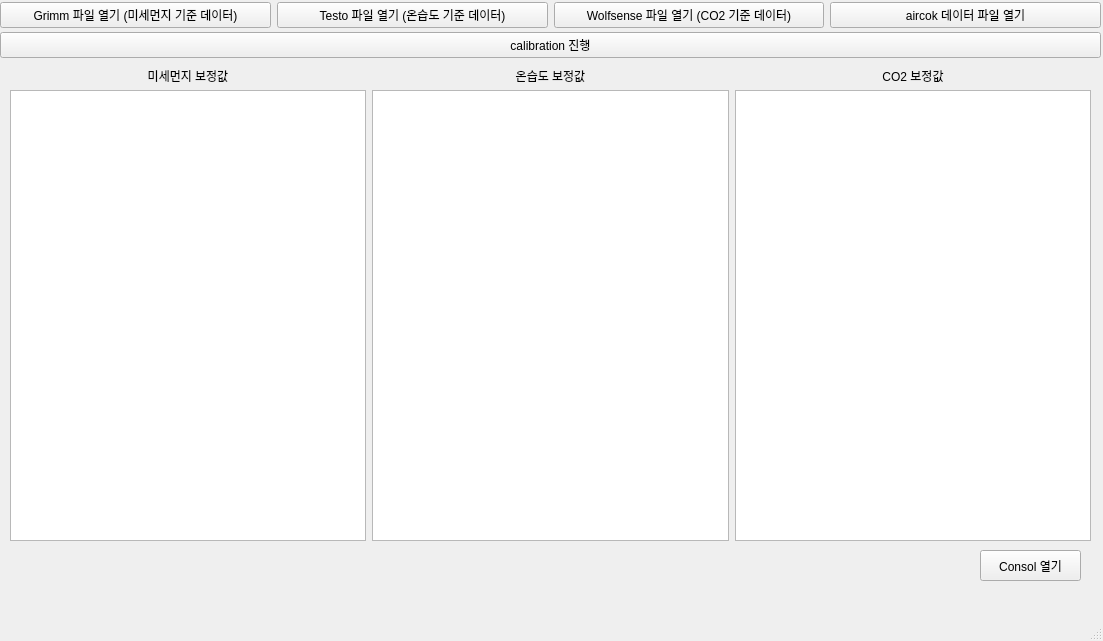
<?xml version="1.0" encoding="UTF-8"?>
<ui version="4.0">
    <class>MainWindow</class>
    <widget class="QMainWindow" name="MainWindow">
        <property name="geometry">
            <rect>
                <x>0</x>
                <y>0</y>
                <width>1103</width>
                <height>641</height>
            </rect>
        </property>3
        <property name="windowTitle">
            <string>MainWindow</string>
        </property>
        <widget class="QWidget" name="centralwidget">
            <widget class="QWidget" name="horizontalLayoutWidget">
                <property name="geometry">
                    <rect>
                        <x>0</x>
                        <y>0</y>
                        <width>1101</width>
                        <height>31</height>
                    </rect>
                </property>
                <layout class="QHBoxLayout" name="horizontalLayout">
                    <item>
                        <widget class="QPushButton" name="pushButton">
                            <property name="text">
                                <string>Grimm 파일 열기 (미세먼지 기준 데이터)</string>
                            </property>
                        </widget>
                    </item>3
                    <item>
                        <widget class="QPushButton" name="pushButton_2">
                            <property name="text">
                                <string>Testo 파일 열기 (온습도 기준 데이터)</string>
                            </property>
                        </widget>
                    </item>
                    <item>
                        <widget class="QPushButton" name="pushButton_3">
                            <property name="text">
                                <string>Wolfsense 파일 열기 (CO2 기준 데이터)</string>
                            </property>
                        </widget>
                    </item>
                    <item>
                        <widget class="QPushButton" name="pushButton_4">
                            <property name="text">
                                <string>aircok 데이터 파일 열기</string>
                            </property>
                        </widget>
                    </item>
                </layout>
            </widget>
            <widget class="QWidget" name="verticalLayoutWidget">
                <property name="geometry">
                    <rect>
                        <x>0</x>
                        <y>30</y>
                        <width>1101</width>
                        <height>31</height>
                    </rect>
                </property>
                <layout class="QVBoxLayout" name="verticalLayout">
                    <item>
                        <widget class="QPushButton" name="pushButton_5">
                            <property name="text">
                                <string>calibration 진행</string>
                            </property>
                        </widget>
                    </item>
                </layout>
            </widget>
            <widget class="QPushButton" name="pushButton_6">
                <property name="geometry">
                    <rect>
                        <x>980</x>
                        <y>550</y>
                        <width>101</width>
                        <height>31</height>
                    </rect>
                </property>
                <property name="text">
                    <string>Consol 열기</string>
                </property>
            </widget>
            <widget class="QWidget" name="horizontalLayoutWidget_2">
                <property name="geometry">
                    <rect>
                        <x>10</x>
                        <y>90</y>
                        <width>1081</width>
                        <height>451</height>
                    </rect>
                </property>
                <layout class="QHBoxLayout" name="horizontalLayout_2">
                    <item>
                        <widget class="QTextEdit" name="outputTextEdit"/>
                    </item>
                    <item>
                        <widget class="QTextEdit" name="textEdit_2"/>
                    </item>
                    <item>
                        <widget class="QTextEdit" name="textEdit_3"/>
                    </item>
                </layout>
            </widget>
            <widget class="QWidget" name="horizontalLayoutWidget_3">
                <property name="geometry">
                    <rect>
                        <x>10</x>
                        <y>60</y>
                        <width>1081</width>
                        <height>31</height>
                    </rect>
                </property>
                <layout class="QHBoxLayout" name="horizontalLayout_3">
                    <item>
                        <widget class="QLabel" name="label">
                            <property name="layoutDirection">
                                <enum>Qt::LeftToRight</enum>
                            </property>
                            <property name="text">
                                <string>미세먼지 보정값</string>
                            </property>
                            <property name="alignment">
                                <set>Qt::AlignCenter</set>
                            </property>
                        </widget>
                    </item>
                    <item>
                        <widget class="QLabel" name="label_2">
                            <property name="text">
                                <string>온습도 보정값</string>
                            </property>
                            <property name="alignment">
                                <set>Qt::AlignCenter</set>
                            </property>
                        </widget>
                    </item>
                    <item>
                        <widget class="QLabel" name="label_3">
                            <property name="text">
                                <string>CO2 보정값</string>
                            </property>
                            <property name="alignment">
                                <set>Qt::AlignCenter</set>
                            </property>
                        </widget>
                    </item>
                </layout>
            </widget>
        </widget>
        <widget class="QMenuBar" name="menubar">
            <property name="geometry">
                <rect>
                    <x>0</x>
                    <y>0</y>
                    <width>1103</width>
                    <height>21</height>
                </rect>
            </property>
        </widget>
        <widget class="QStatusBar" name="statusbar"/>
    </widget>
    <resources/>
    <connections/>
</ui>
